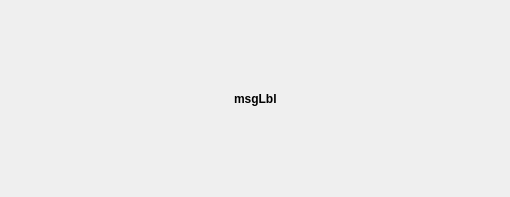
<?xml version="1.0" encoding="UTF-8"?>
<ui version="4.0">
 <class>Form</class>
 <widget class="QWidget" name="Form">
  <property name="geometry">
   <rect>
    <x>0</x>
    <y>0</y>
    <width>510</width>
    <height>197</height>
   </rect>
  </property>
  <property name="windowTitle">
   <string>Form</string>
  </property>
  <layout class="QVBoxLayout" name="verticalLayout">
   <item>
    <spacer name="verticalSpacer_2">
     <property name="orientation">
      <enum>Qt::Vertical</enum>
     </property>
     <property name="sizeHint" stdset="0">
      <size>
       <width>20</width>
       <height>70</height>
      </size>
     </property>
    </spacer>
   </item>
   <item>
    <layout class="QHBoxLayout" name="horizontalLayout">
     <item>
      <spacer name="horizontalSpacer">
       <property name="orientation">
        <enum>Qt::Horizontal</enum>
       </property>
       <property name="sizeHint" stdset="0">
        <size>
         <width>40</width>
         <height>20</height>
        </size>
       </property>
      </spacer>
     </item>
     <item>
      <widget class="QLabel" name="msgLbl">
       <property name="font">
        <font>
         <weight>75</weight>
         <bold>true</bold>
        </font>
       </property>
       <property name="text">
        <string>msgLbl</string>
       </property>
      </widget>
     </item>
     <item>
      <spacer name="horizontalSpacer_2">
       <property name="orientation">
        <enum>Qt::Horizontal</enum>
       </property>
       <property name="sizeHint" stdset="0">
        <size>
         <width>40</width>
         <height>20</height>
        </size>
       </property>
      </spacer>
     </item>
    </layout>
   </item>
   <item>
    <spacer name="verticalSpacer">
     <property name="orientation">
      <enum>Qt::Vertical</enum>
     </property>
     <property name="sizeHint" stdset="0">
      <size>
       <width>20</width>
       <height>69</height>
      </size>
     </property>
    </spacer>
   </item>
  </layout>
 </widget>
 <resources/>
 <connections/>
</ui>
